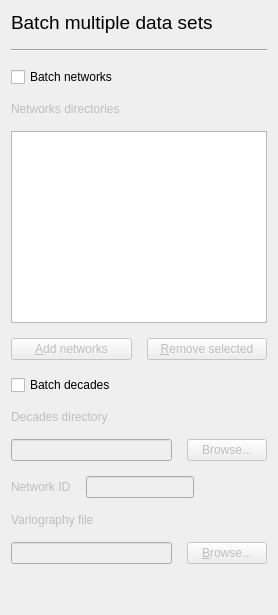
         <widget class="QWidget" name="DataBatch">
          <layout class="QVBoxLayout" name="verticalLayout_4">
           <property name="spacing">
            <number>15</number>
           </property>
           <item>
            <layout class="QVBoxLayout" name="verticalLayout_19">
             <item>
              <widget class="QLabel" name="label_30">
               <property name="font">
                <font>
                 <pointsize>14</pointsize>
                 <weight>50</weight>
                 <bold>false</bold>
                </font>
               </property>
               <property name="text">
                <string>Batch multiple data sets</string>
               </property>
              </widget>
             </item>
             <item>
              <widget class="Line" name="line_7">
               <property name="orientation">
                <enum>Qt::Horizontal</enum>
               </property>
              </widget>
             </item>
            </layout>
           </item>
           <item>
            <layout class="QVBoxLayout" name="verticalLayout_23">
             <item>
              <widget class="QCheckBox" name="DB_checkBatchNetworks">
               <property name="text">
                <string>Batch networks</string>
               </property>
              </widget>
             </item>
             <item>
              <widget class="QLabel" name="DB_labelNetworksPaths">
               <property name="enabled">
                <bool>false</bool>
               </property>
               <property name="text">
                <string>Networks directories</string>
               </property>
              </widget>
             </item>
             <item>
              <widget class="QListWidget" name="DB_listNetworksPaths">
               <property name="dragEnabled">
                <bool>true</bool>
               </property>
               <property name="dragDropMode">
                <enum>QAbstractItemView::InternalMove</enum>
               </property>
               <property name="alternatingRowColors">
                <bool>true</bool>
               </property>
               <property name="selectionMode">
                <enum>QAbstractItemView::ExtendedSelection</enum>
               </property>
               <property name="sortingEnabled">
                <bool>false</bool>
               </property>
              </widget>
             </item>
             <item>
              <layout class="QHBoxLayout" name="horizontalLayout_3">
               <item>
                <widget class="QPushButton" name="DB_buttonAddNetworks">
                 <property name="enabled">
                  <bool>false</bool>
                 </property>
                 <property name="text">
                  <string>&amp;Add networks</string>
                 </property>
                </widget>
               </item>
               <item>
                <widget class="QPushButton" name="DB_buttonRemoveNetworks">
                 <property name="enabled">
                  <bool>false</bool>
                 </property>
                 <property name="text">
                  <string>&amp;Remove selected</string>
                 </property>
                </widget>
               </item>
              </layout>
             </item>
            </layout>
           </item>
           <item>
            <widget class="QCheckBox" name="DB_checkBatchDecades">
             <property name="enabled">
              <bool>true</bool>
             </property>
             <property name="text">
              <string>Batch decades</string>
             </property>
            </widget>
           </item>
           <item>
            <widget class="QLabel" name="DB_labelDecadesPath">
             <property name="enabled">
              <bool>false</bool>
             </property>
             <property name="text">
              <string>Decades directory</string>
             </property>
            </widget>
           </item>
           <item>
            <layout class="QHBoxLayout" name="horizontalLayout_19">
             <item>
              <widget class="QLineEdit" name="DB_lineDecadesPath">
               <property name="enabled">
                <bool>false</bool>
               </property>
               <property name="sizePolicy">
                <sizepolicy hsizetype="Expanding" vsizetype="Fixed">
                 <horstretch>1</horstretch>
                 <verstretch>0</verstretch>
                </sizepolicy>
               </property>
              </widget>
             </item>
             <item>
              <widget class="QPushButton" name="DB_buttonDecadesPath">
               <property name="enabled">
                <bool>false</bool>
               </property>
               <property name="text">
                <string>Browse...</string>
               </property>
              </widget>
             </item>
            </layout>
           </item>
           <item>
            <layout class="QHBoxLayout" name="horizontalLayout_20">
             <property name="spacing">
              <number>15</number>
             </property>
             <item>
              <widget class="QLabel" name="DB_labelNetworkID">
               <property name="enabled">
                <bool>false</bool>
               </property>
               <property name="text">
                <string>Network ID</string>
               </property>
              </widget>
             </item>
             <item>
              <widget class="QLineEdit" name="DB_lineNetworkID">
               <property name="enabled">
                <bool>false</bool>
               </property>
              </widget>
             </item>
             <item>
              <spacer name="horizontalSpacer_2">
               <property name="orientation">
                <enum>Qt::Horizontal</enum>
               </property>
               <property name="sizeHint" stdset="0">
                <size>
                 <width>40</width>
                 <height>20</height>
                </size>
               </property>
              </spacer>
             </item>
            </layout>
           </item>
           <item>
            <widget class="QLabel" name="DB_labelVariogPath">
             <property name="enabled">
              <bool>false</bool>
             </property>
             <property name="text">
              <string>Variography file</string>
             </property>
            </widget>
           </item>
           <item>
            <layout class="QHBoxLayout" name="horizontalLayout_4">
             <item>
              <widget class="QLineEdit" name="DB_lineVariogPath">
               <property name="enabled">
                <bool>false</bool>
               </property>
               <property name="sizePolicy">
                <sizepolicy hsizetype="Expanding" vsizetype="Fixed">
                 <horstretch>1</horstretch>
                 <verstretch>0</verstretch>
                </sizepolicy>
               </property>
              </widget>
             </item>
             <item>
              <widget class="QPushButton" name="DB_buttonVariogPath">
               <property name="enabled">
                <bool>false</bool>
               </property>
               <property name="text">
                <string>&amp;Browse...</string>
               </property>
              </widget>
             </item>
            </layout>
           </item>
           <item>
            <spacer name="verticalSpacer_3">
             <property name="orientation">
              <enum>Qt::Vertical</enum>
             </property>
             <property name="sizeHint" stdset="0">
              <size>
               <width>20</width>
               <height>40</height>
              </size>
             </property>
            </spacer>
           </item>
          </layout>
         </widget>
